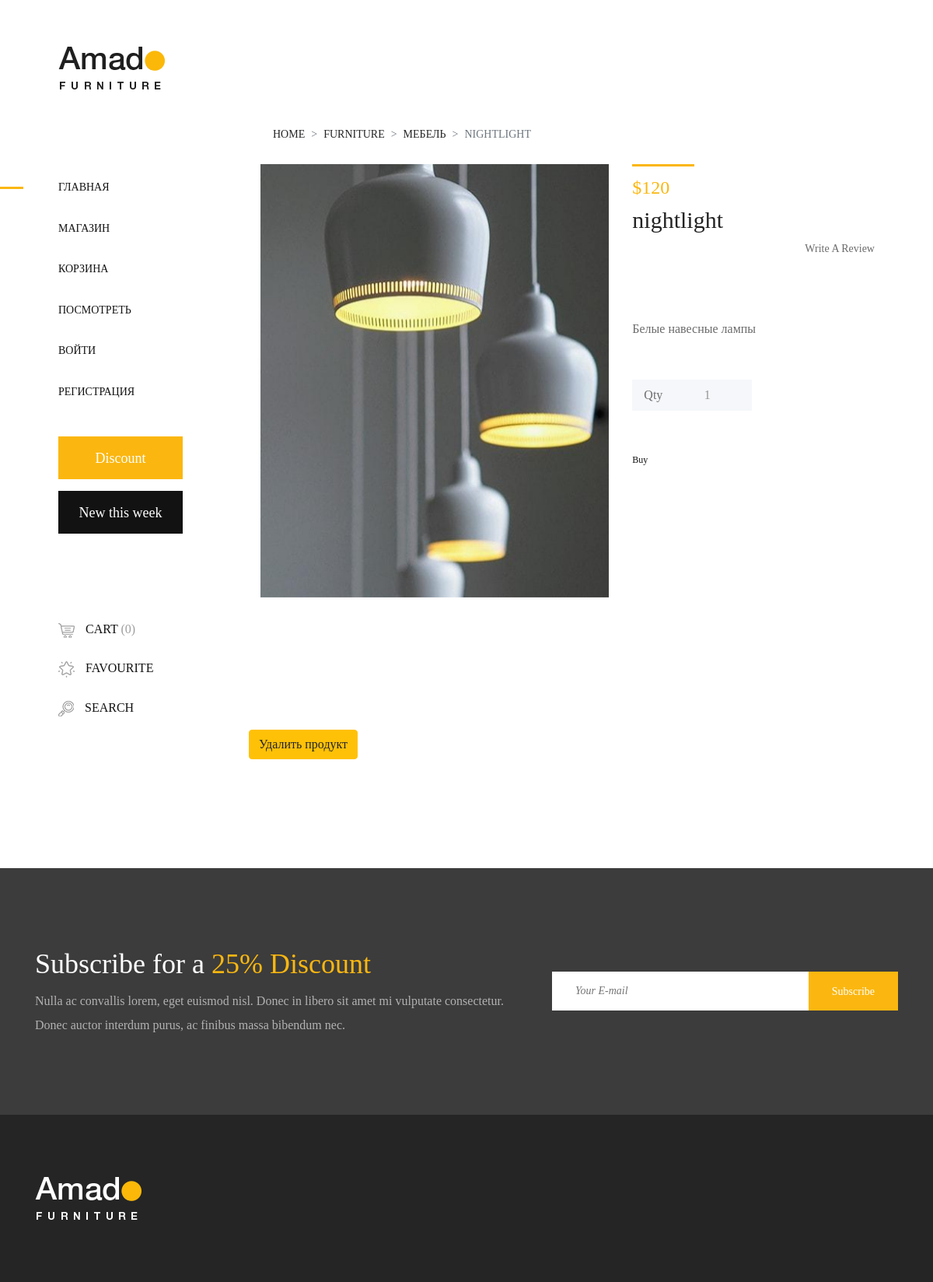
The page /products/1 on the database as committed earlier.
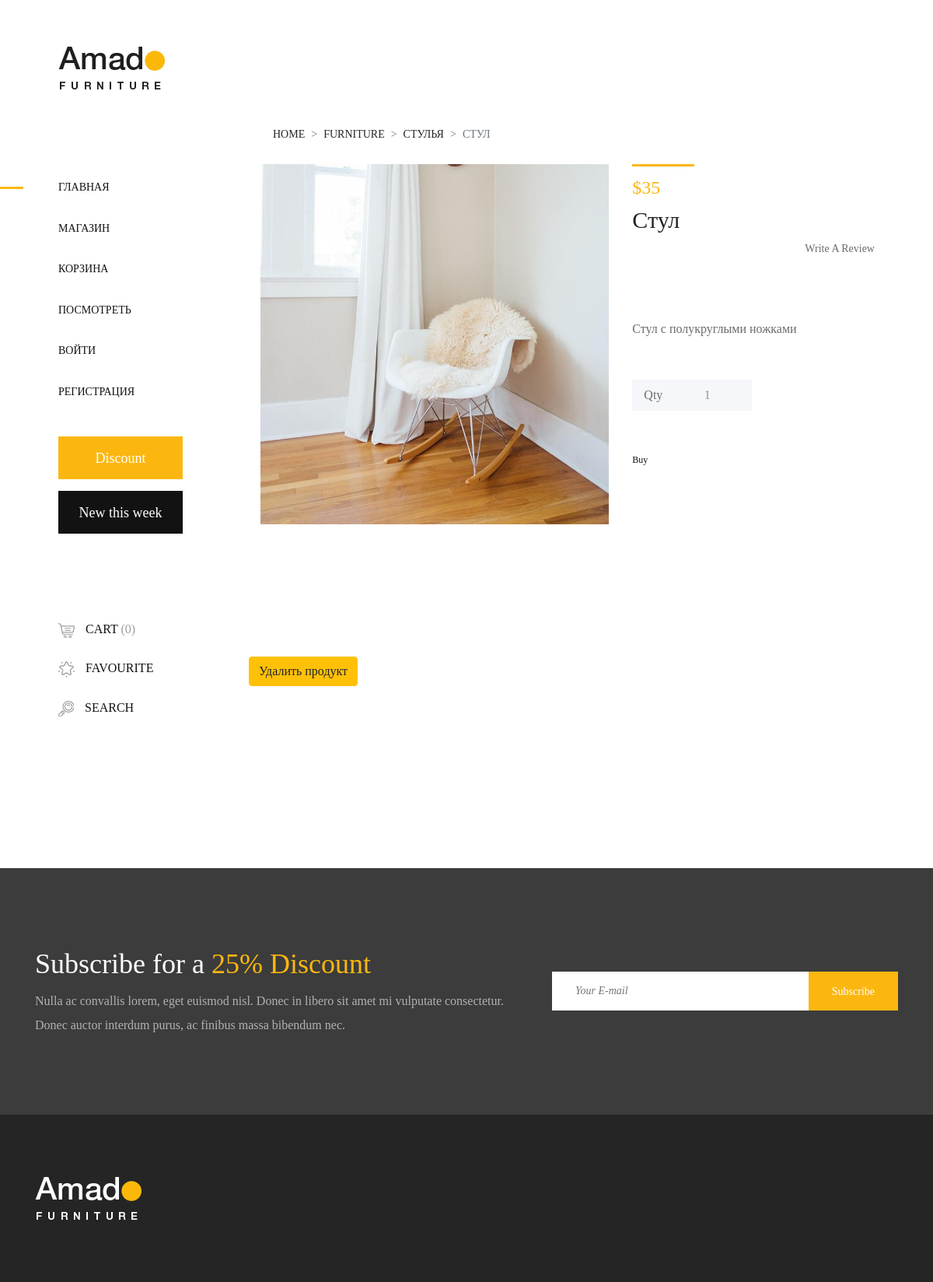
The same page on the database as committed later.
### shops/models.py (models this page shows, shortened)
class Product(db.Model):
    __tablename__= 'products'
    id= db.Column(db.Integer(), primary_key=True)
    title = db.Column(db.String(), nullable=False)
    price = db.Column(db.Integer(), nullable=False)
    category = db.Column(db.String(), nullable=False)
    availibility = db.Column(db.String(), nullable=False)
    description = db.Column(db.Text(), nullable=False)
    image = db.Column(db.String(), nullable=False)
    buy = db.relationship('Buy', backref='product', lazy=True)

### shops/routes.py (the view)
@app.route('/products/<int:product_id>')
def product_detail(product_id):
    product = Product.query.get(product_id)
    return render_template('product-details.html', product=product)

### shops/templates/product-details.html (shortened to what the changed rows need)
{% extends 'base.html'%}
{% block content %}
        <div class="single-product-area section-padding-100 clearfix">
            <div class="container-fluid">
                <div class="row">
                    <div class="col-12">
                        <nav aria-label="breadcrumb">
                            <ol class="breadcrumb mt-50">
                                <li class="breadcrumb-item"><a href="#">Home</a></li>
                                <li class="breadcrumb-item"><a href="#">Furniture</a></li>
                                <li class="breadcrumb-item"><a href="#">{{product.category}}</a></li>
                                <li class="breadcrumb-item active" aria-current="page">{{product.title}}</li>
                            </ol>
                        </nav>
                    </div>
                </div>
                <div class="row">
                    <div class="col-12 col-lg-7">
                        <div class="single_product_thumb">
                            <div id="product_details_slider" class="carousel slide" data-ride="carousel">
                                <div class="carousel-inner">
                                    <div class="carousel-item active">
                                            <img class="d-block w-100" src="{{url_for('static', filename='img/product-img/' + product.image)}}" alt="">
                                    </div>
                                </div>
                            </div>
                        </div>
                    </div>
                    <div class="col-12 col-lg-5">
                        <div class="single_product_desc">
                            <div class="product-meta-data">
                                <div class="line"></div>
                                <p class="product-price">${{product.price}}</p>
                                <a href="product-details.html">
                                    <h6>{{product.title}}</h6>
                                </a>
                                <div class="ratings-review mb-15 d-flex align-items-center justify-content-between">
                                    <div class="ratings">
                                    </div>
                                    <div class="review">
                                    </div>
                                </div>
                                <p class="avaibility"><i class="fa fa-circle"></i> {{product.avaibility}}</p>
                            </div>
                            <div class="short_overview my-5">
                                <p>{{product.description}}</p>
                            </div>
                        </div>
                    </div>
                </div>
            </div>
        </div>
    </div>
    <section class="newsletter-area section-padding-100-0">
        <div class="container">
            <div class="row align-items-center">
                <div class="col-12 col-lg-6 col-xl-7">
                    <div class="newsletter-text mb-100">
                        <h2>Subscribe for a <span>25% Discount</span></h2>
                    </div>
                </div>
            </div>
        </div>
    </section>
{% endblock  %}

Rows that differ between the two databases and show on the page:
changed Product: category "МЕБЕЛЬ" → "СТУЛЬЯ"; title "NIGHTLIGHT" → "СТУЛ"; image: a different picture; price "120" → "35"; title "nightlight" → "Стул"; description "Белые навесные лампы" → "Стул с полукруглыми ножками"
